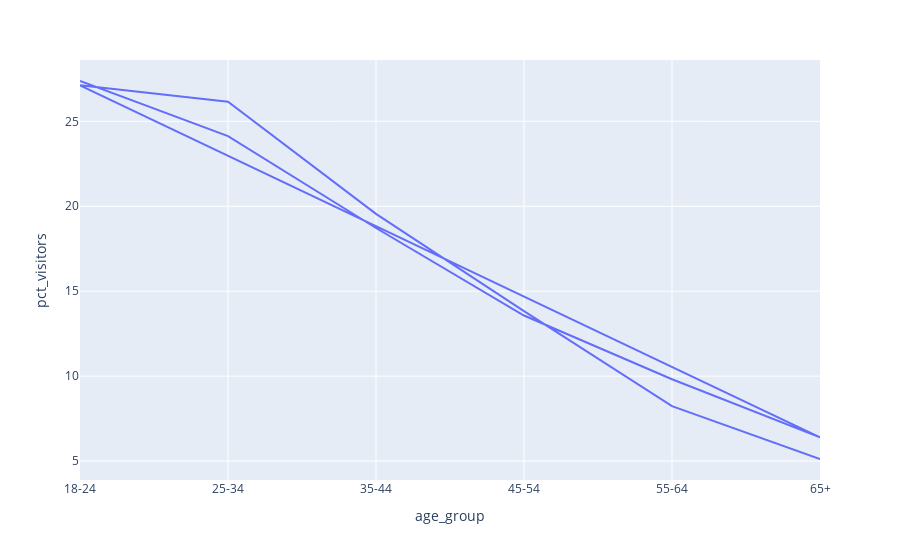

Notebook code cell kept with this figure:
### Code cell
# age_group distribution 
px.line (
    age_df,
    x='age_group',
    y='pct_visitors',
   
)

### Figure 1 — Plotly figure (JSON) as saved in the notebook; plotly's stock layout.template omitted (floating-point values rounded to 4 significant figures)
{"data": [{"hovertemplate": "age_group=%{x}<br>pct_visitors=%{y}<extra></extra>", "legendgroup": "", "line": {"color": "#636efa", "dash": "solid"}, "marker": {"symbol": "circle"}, "mode": "lines", "name": "", "orientation": "v", "showlegend": false, "type": "scatter", "x": ["18-24", "25-34", "35-44", "45-54", "55-64", "65+", "18-24", "25-34", "35-44", "45-54", "55-64", "65+"], "xaxis": "x", "y": [27.37, 24.13, 18.72, 13.57, 9.817, 6.394, 27.12, 26.16, 19.55, 13.82, 8.236, 5.12], "yaxis": "y"}], "layout": {"autosize": true, "legend": {"tracegroupgap": 0}, "margin": {"t": 60}, "xaxis": {"anchor": "y", "autorange": true, "domain": [0, 1], "range": [0, 5], "title": {"text": "age_group"}, "type": "category"}, "yaxis": {"anchor": "x", "autorange": true, "domain": [0, 1], "range": [3.884, 28.61], "title": {"text": "pct_visitors"}, "type": "linear"}}}
